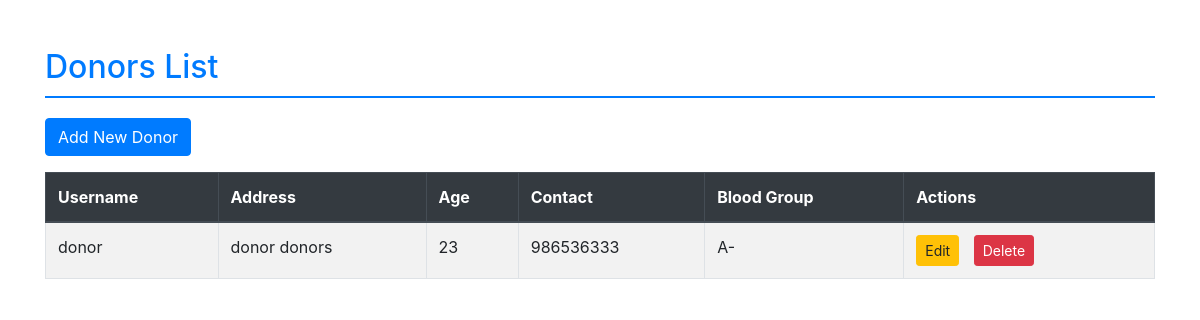
Before: /hospital/donors/ (signed in) with the older database file.
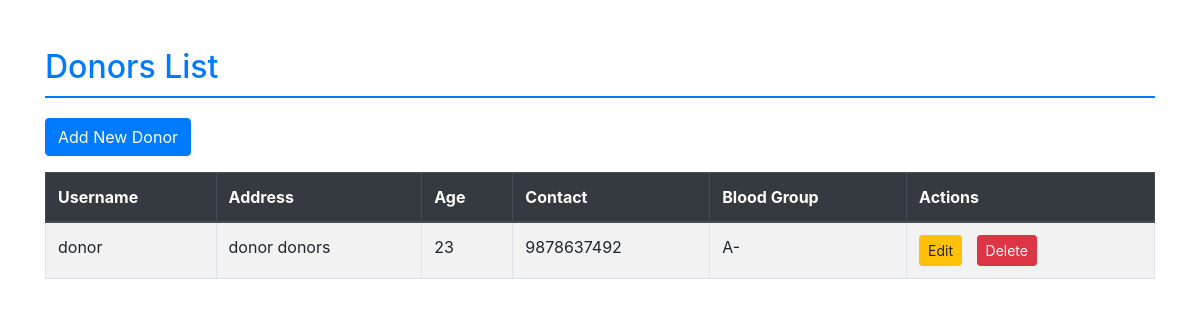
After: the same page with the newer database file.
### donor_app/models.py (models this page shows, shortened)
class Donor(models.Model):
    user = models.OneToOneField(User, on_delete=models.CASCADE)
    address = models.TextField()
    age = models.PositiveIntegerField()
    contact = models.CharField(max_length=15)
    blood_group = models.CharField(max_length=3)

### hospital_app/views.py (the view)
# urls.py: path('donors/', views.donor_list, name='donor_list'),
@login_required
def donor_list(request):
    donors = Donor.objects.all()
    return render(request, 'donor/donor_list.html', {'donors': donors})

### hospital_app/templates/donor/donor_list.html (shortened to what this page needs)
<!DOCTYPE html>
<html lang="en">
<head>
    <link href="https://stackpath.bootstrapcdn.com/bootstrap/4.5.2/css/bootstrap.min.css" rel="stylesheet">
</head>
<body>
    <div class="container mt-5">
        <h2 class="page-header text-primary">Donors List</h2>
        <a href="{% url 'add_donor_by_main' %}" class="btn btn-primary mb-3">Add New Donor</a>
        <table class="table table-striped table-bordered">
            <thead class="thead-dark">
                <tr>
                    <th>Username</th>
                    <th>Address</th>
                    <th>Age</th>
                    <th>Contact</th>
                    <th>Blood Group</th>
                    <th>Actions</th>
                </tr>
            </thead>
            <tbody>
              {% for donor in donors %}
                <tr>
                  <td>{{ donor.user.username }}</td>
                  <td>{{ donor.address }}</td>
                  <td>{{ donor.age }}</td>
                  <td>{{ donor.contact }}</td>
                  <td>{{ donor.blood_group }}</td>
                  <td class="table-actions">
                    <a href="{% url 'edit_donor_by_main' donor.id %}" class="btn btn-warning btn-sm">Edit</a>
                    <a href="{% url 'delete_donor_by_main' donor.id %}" class="btn btn-danger btn-sm">Delete</a>
                  </td>
                </tr>
              {% endfor %}
            </tbody>
        </table>
    </div>
</body>
</html>

### hospital_app/templates/donor/donor_list.html (style rules this page uses)
.page-header { border-bottom: 2px solid #007bff; padding-bottom: 10px; margin-bottom: 20px; }
.table-actions a { margin-right: 10px; }

Changed rows visible on the page:
changed Donor "donor donors": contact "986536333" → "9878637492"
